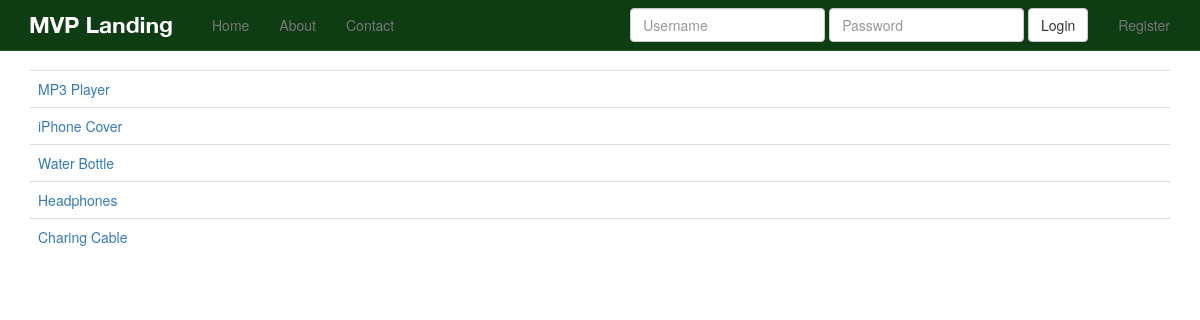
/products/, run on an earlier commit of the app's database.
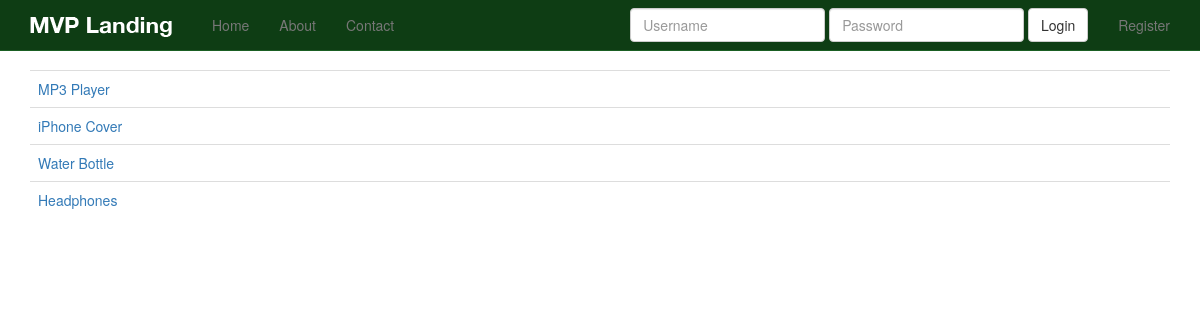
And on a later commit of the database.
### products/models.py (models this page shows, shortened)
class Product(models.Model):
	title = models.CharField(max_length=120)
	description = models.TextField(blank=True, null=True)
	price = models.DecimalField(decimal_places=2, max_digits=20)
	active = models.BooleanField(default=True)
	objects = ProductManager()
	def get_absolute_url(self):
		return reverse("product_detail", kwargs={"pk": self.pk})

### products/views.py (the view)
class ProductListView(ListView):
	model = Product
	queryset = Product.objects.all()
	def get_context_data(self, *args, **kwargs):
		context = super(ProductListView, self).get_context_data(*args, **kwargs)
		context["now"] = timezone.now()
		return context

### products/templates/products/product_list.html
{% extends "base.html" %}
{% block content %}
<table class='table'>
{% for object in object_list %}
<tr>
<td><a href='{{ object.get_absolute_url }}'>{{ object.title }}</a></td>
</tr>
{% endfor %}
</table>
{% endblock %}

What changed in the data, as far as the page shows it:
no longer on this page (row edited): Product: title "Charing Cable"
